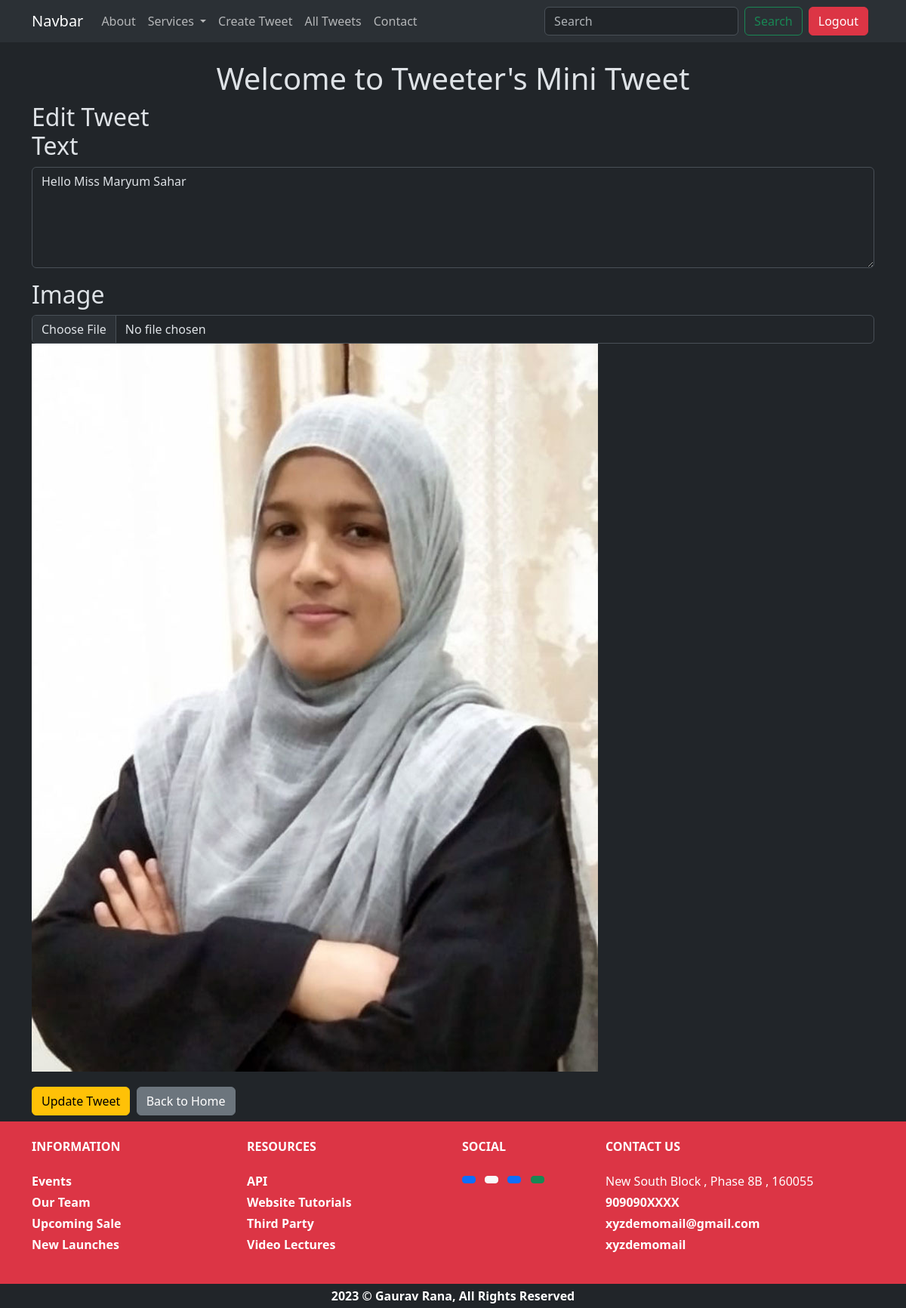
/tweet/3/edit/ (signed in), run on the app's committed database.
### tweet/models.py (models this page shows, shortened)
class Tweet(models.Model):
    user = models.ForeignKey(User, on_delete=models.CASCADE)
    text = models.TextField(max_length=240)
    image = models.ImageField(upload_to='images/', blank=False, null=False)
    created_at = models.DateTimeField(auto_now_add=True)
    updated_at = models.DateTimeField(auto_now=True)

### tweet/views.py (the view)
# urls.py: path('<int:tweet_id>/edit/', views.tweet_edit, name='tweet_edit'),
@login_required
def tweet_edit(request, tweet_id):
   tweet = get_object_or_404(Tweet, pk=tweet_id, user = request.user)
   if request.method == "POST":
     form = TweetForm(request.POST, request.FILES, instance=tweet)
     if form.is_valid():
        tweet = form.save(commit=False)
        tweet.user = request.user
        tweet.save()
        return redirect('tweet_list')
   else:
      form = TweetForm(instance=tweet)
   return render(request, 'tweet_from.html', {'form': form, 'is_edit': True})

### tweet/forms.py
class TweetForm(forms.ModelForm):
    class Meta:
        model = Tweet
        fields = ['text', 'image']

### tweet/templates/tweet_from.html (shortened to what this page needs)
{% extends "layout.html" %} {% block title %} add Tweet | Page {% endblock %}
{% block content %}
<div class="container">
  <div class="row">
    <div class="col-md-12">
      <h1 class="text-center mt-4">Welcome to Tweeter's Mini Tweet</h1>
      <h2>
        {% if form.instance.pk %} Edit Tweet {% else %} Create Tweet {% endif %}
        <form method="post" enctype="multipart/form-data" class="form" id="registration-form">
            <div class="form-group mb-3">
                <label for="id_text" class="mb-2">Text</label>
                <textarea
                    name="text"
                    id="id_text"
                    class="form-control"
                    rows="5"
                >{{ form.text.value|default_if_none:"" }}</textarea>
            </div>
            <div class="form-group mb-3">
                <label for="id_image" class="mb-2">Image</label>
                <input
                    type="file"
                    name="image"
                    id="id_image"
                    class="form-control"
                />
                {% if form.instance.image %}
                    <div class="mb-3">
                        <img src="{{ form.instance.image.url }}" alt="Current image" class="img-fluid">
                    </div>
                {% endif %}
            </div>
            <button class="btn btn-warning" type="submit">
                {% if is_edit %}Update Tweet{% else %}Tweet Now{% endif %}
            </button>
            <a href="{% url 'tweet_list' %}" class="btn btn-secondary">Back to Home</a>
        </form>
      </h2>
    </div>
  </div>
</div>
{% endblock %}

### data on the page
Tweet: text "Hello Miss Maryum Sahar", instance.image (picture)
